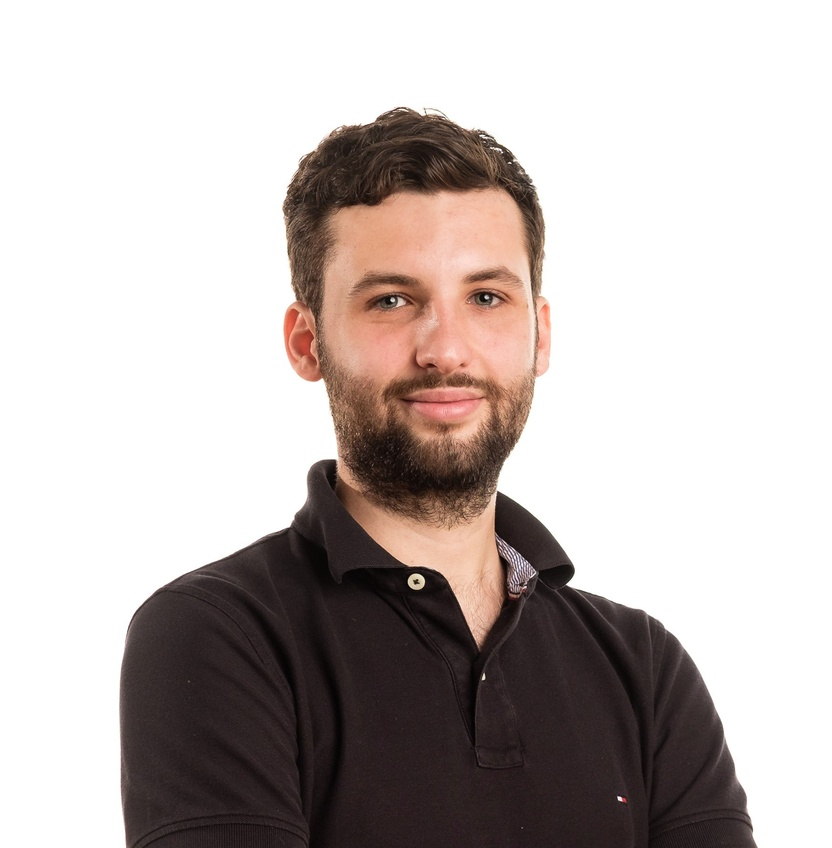
#> input picture images/BadgeFoto_TomLausberg.jpg, 832 x 848 px, shrunk from 1744 x 1776 before the run, found by its file name
$ python make_round_image.py
#> lines starting #> are read from the running program, lines starting #| are printed output that depends on the picture; after the words box and inside, x2 and y2 are one past the last pixel; in counts of white or black regions, pixels touching at a corner belong together
from PIL import Image, ImageDraw


def make_round_image(input_path, output_path):
    # Open the input image
#> called with input_path = 'images/BadgeFoto_TomLausberg.jpg', output_path = 'profile_round.png'
    img = Image.open(input_path).convert("RGBA")

    # Create a mask to make the image round
    mask = Image.new("L", img.size, 0)
#> mask: PIL image 832x848 L; every value is 0
    draw = ImageDraw.Draw(mask)
    draw.ellipse((0, 0) + img.size, fill=255)

    # Apply the mask to the image
    img.putalpha(mask)
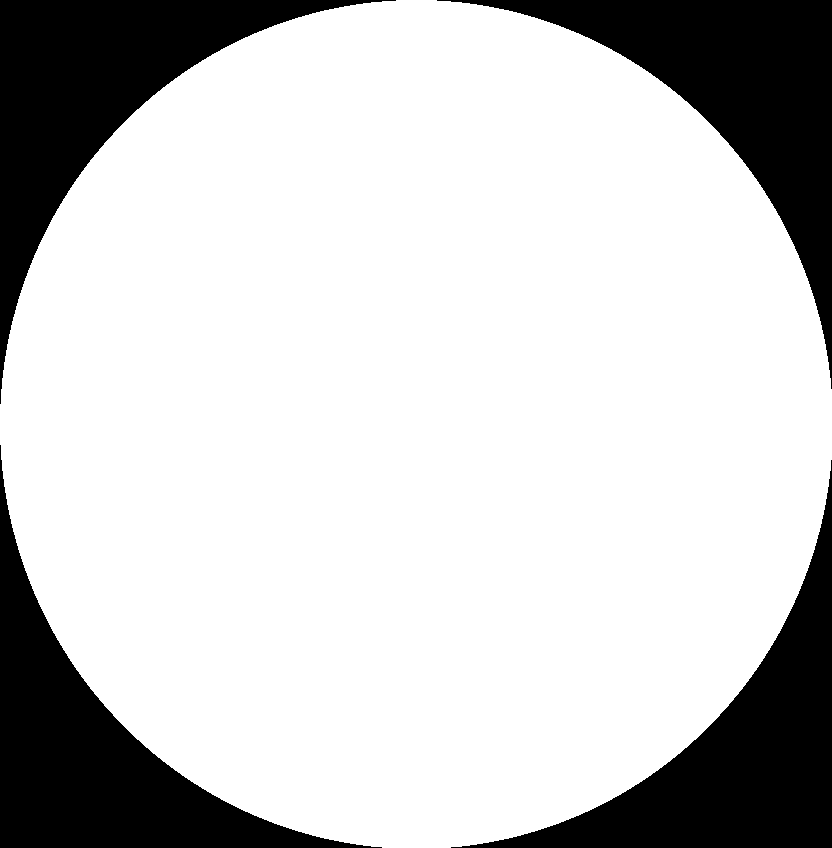
#> mask: PIL image 832x848 L; 78.7% white; 4 black regions, box (x1, y1, x2, y2) and area: (0, 0, 396, 404) 37967, (0, 445, 382, 848) 37571, (437, 0, 832, 389) 37563, (451, 460, 832, 848) 37168
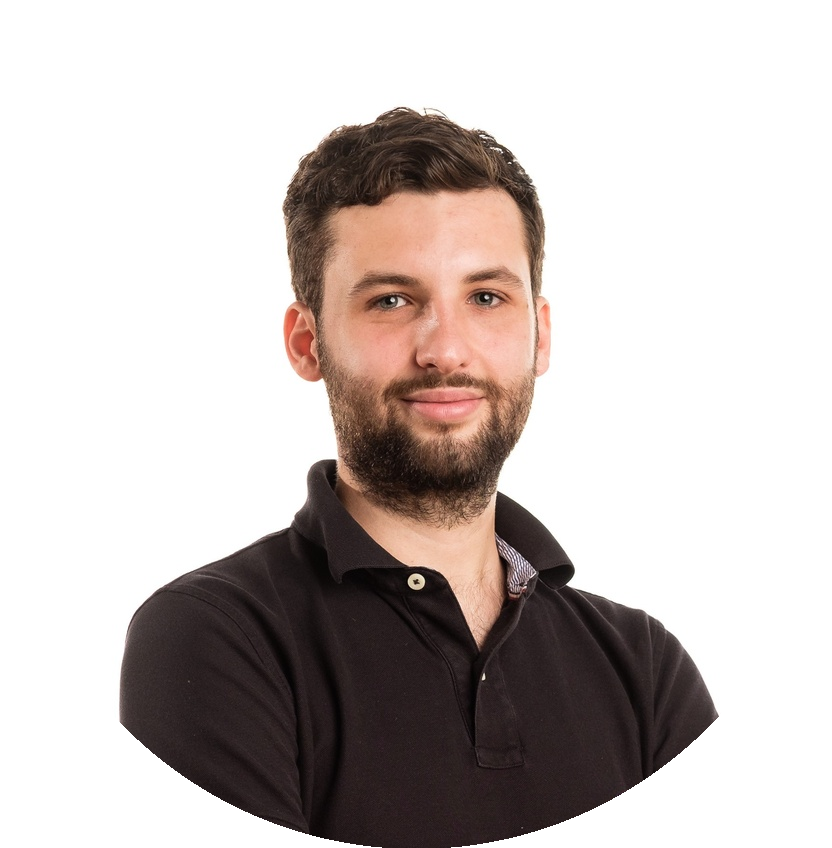
#> img: PIL image 832x848 RGBA; mean R, G, B, A 192.2, 183.9, 181.4, 200.7; transparent parts drawn white

    # Create a new image with a transparent background
    output_img = Image.new("RGBA", img.size, (255, 255, 255, 0))
    output_img.paste(img, (0, 0), img)

    # Save the output image
    output_img.save(output_path, format="PNG")


# Example usage
make_round_image("images/BadgeFoto_TomLausberg.jpg", "profile_round.png")
